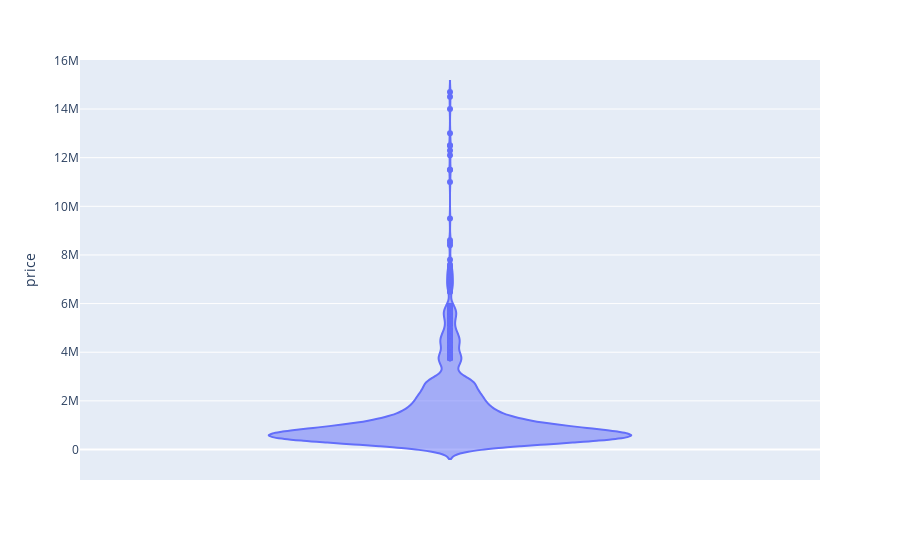

This figure's notebook cell:
### Code cell
fig = px.violin(df, y="price")
fig.show()

### Figure 1 — Plotly figure (JSON) as saved in the notebook; plotly's stock layout.template omitted (floating-point values rounded to 4 significant figures; data arrays with more than 128 entries replaced by an {"elided": "..."} marker saying what was removed)
{"data": [{"alignmentgroup": "True", "box": {"visible": false}, "hovertemplate": "price=%{y}<extra></extra>", "legendgroup": "", "marker": {"color": "#636efa"}, "name": "", "offsetgroup": "", "orientation": "v", "scalegroup": "True", "showlegend": false, "type": "violin", "x0": " ", "xaxis": "x", "y": {"elided": "1725 float values"}, "y0": " ", "yaxis": "y"}], "layout": {"legend": {"tracegroupgap": 0}, "margin": {"t": 60}, "violinmode": "group", "xaxis": {"anchor": "y", "domain": [0, 1]}, "yaxis": {"anchor": "x", "domain": [0, 1], "title": {"text": "price"}}}}
